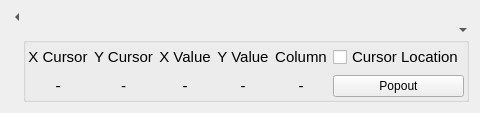
      <widget class="QWidget" name="layoutWidget">
       <layout class="QGridLayout" name="figure_grid" columnstretch="0,0">
        <property name="horizontalSpacing">
         <number>0</number>
        </property>
        <property name="verticalSpacing">
         <number>1</number>
        </property>
        <item row="1" column="1" alignment="Qt::AlignRight">
         <widget class="QToolButton" name="collapse_cursor_button">
          <property name="minimumSize">
           <size>
            <width>12</width>
            <height>12</height>
           </size>
          </property>
          <property name="maximumSize">
           <size>
            <width>12</width>
            <height>12</height>
           </size>
          </property>
          <property name="toolTip">
           <string>Hide cursor panel</string>
          </property>
          <property name="styleSheet">
           <string notr="true">border: none;</string>
          </property>
          <property name="text">
           <string/>
          </property>
          <property name="arrowType">
           <enum>Qt::DownArrow</enum>
          </property>
         </widget>
        </item>
        <item row="2" column="1">
         <widget class="QGroupBox" name="cursor_frame">
          <property name="title">
           <string/>
          </property>
          <layout class="QGridLayout" name="gridLayout_2">
           <property name="leftMargin">
            <number>2</number>
           </property>
           <property name="topMargin">
            <number>2</number>
           </property>
           <property name="rightMargin">
            <number>2</number>
           </property>
           <property name="bottomMargin">
            <number>2</number>
           </property>
           <item row="0" column="3">
            <widget class="QLabel" name="label_12">
             <property name="sizePolicy">
              <sizepolicy hsizetype="Expanding" vsizetype="Preferred">
               <horstretch>1</horstretch>
               <verstretch>0</verstretch>
              </sizepolicy>
             </property>
             <property name="font">
              <font>
               <pointsize>11</pointsize>
              </font>
             </property>
             <property name="text">
              <string>Y Value</string>
             </property>
             <property name="alignment">
              <set>Qt::AlignCenter</set>
             </property>
            </widget>
           </item>
           <item row="1" column="0">
            <widget class="QLabel" name="cursor_x_label">
             <property name="sizePolicy">
              <sizepolicy hsizetype="Expanding" vsizetype="Maximum">
               <horstretch>1</horstretch>
               <verstretch>0</verstretch>
              </sizepolicy>
             </property>
             <property name="font">
              <font>
               <pointsize>11</pointsize>
              </font>
             </property>
             <property name="toolTip">
              <string>Hide file choice panel</string>
             </property>
             <property name="text">
              <string>-</string>
             </property>
             <property name="alignment">
              <set>Qt::AlignCenter</set>
             </property>
            </widget>
           </item>
           <item row="0" column="4">
            <widget class="QLabel" name="label_8">
             <property name="sizePolicy">
              <sizepolicy hsizetype="Expanding" vsizetype="Preferred">
               <horstretch>1</horstretch>
               <verstretch>0</verstretch>
              </sizepolicy>
             </property>
             <property name="font">
              <font>
               <pointsize>11</pointsize>
              </font>
             </property>
             <property name="text">
              <string>Column</string>
             </property>
             <property name="alignment">
              <set>Qt::AlignCenter</set>
             </property>
            </widget>
           </item>
           <item row="0" column="1">
            <widget class="QLabel" name="label_11">
             <property name="sizePolicy">
              <sizepolicy hsizetype="Expanding" vsizetype="Preferred">
               <horstretch>1</horstretch>
               <verstretch>0</verstretch>
              </sizepolicy>
             </property>
             <property name="font">
              <font>
               <pointsize>11</pointsize>
              </font>
             </property>
             <property name="text">
              <string>Y Cursor</string>
             </property>
             <property name="alignment">
              <set>Qt::AlignCenter</set>
             </property>
            </widget>
           </item>
           <item row="0" column="5">
            <widget class="QCheckBox" name="cursor_checkbox">
             <property name="sizePolicy">
              <sizepolicy hsizetype="Fixed" vsizetype="Fixed">
               <horstretch>0</horstretch>
               <verstretch>0</verstretch>
              </sizepolicy>
             </property>
             <property name="font">
              <font>
               <pointsize>11</pointsize>
              </font>
             </property>
             <property name="text">
              <string>Cursor Location</string>
             </property>
            </widget>
           </item>
           <item row="0" column="0">
            <widget class="QLabel" name="label_6">
             <property name="sizePolicy">
              <sizepolicy hsizetype="Expanding" vsizetype="Preferred">
               <horstretch>1</horstretch>
               <verstretch>0</verstretch>
              </sizepolicy>
             </property>
             <property name="font">
              <font>
               <pointsize>11</pointsize>
              </font>
             </property>
             <property name="text">
              <string>X Cursor</string>
             </property>
             <property name="alignment">
              <set>Qt::AlignCenter</set>
             </property>
            </widget>
           </item>
           <item row="1" column="2">
            <widget class="QLabel" name="cursor_wave_label">
             <property name="sizePolicy">
              <sizepolicy hsizetype="Expanding" vsizetype="Maximum">
               <horstretch>1</horstretch>
               <verstretch>0</verstretch>
              </sizepolicy>
             </property>
             <property name="font">
              <font>
               <pointsize>11</pointsize>
              </font>
             </property>
             <property name="text">
              <string>-</string>
             </property>
             <property name="alignment">
              <set>Qt::AlignCenter</set>
             </property>
            </widget>
           </item>
           <item row="0" column="2">
            <widget class="QLabel" name="label_7">
             <property name="sizePolicy">
              <sizepolicy hsizetype="Expanding" vsizetype="Preferred">
               <horstretch>1</horstretch>
               <verstretch>0</verstretch>
              </sizepolicy>
             </property>
             <property name="font">
              <font>
               <pointsize>11</pointsize>
              </font>
             </property>
             <property name="text">
              <string>X Value</string>
             </property>
             <property name="alignment">
              <set>Qt::AlignCenter</set>
             </property>
            </widget>
           </item>
           <item row="1" column="1">
            <widget class="QLabel" name="cursor_y_label">
             <property name="sizePolicy">
              <sizepolicy hsizetype="Expanding" vsizetype="Maximum">
               <horstretch>1</horstretch>
               <verstretch>0</verstretch>
              </sizepolicy>
             </property>
             <property name="font">
              <font>
               <pointsize>11</pointsize>
              </font>
             </property>
             <property name="text">
              <string>-</string>
             </property>
             <property name="alignment">
              <set>Qt::AlignCenter</set>
             </property>
            </widget>
           </item>
           <item row="1" column="4">
            <widget class="QLabel" name="cursor_column_label">
             <property name="sizePolicy">
              <sizepolicy hsizetype="Expanding" vsizetype="Maximum">
               <horstretch>1</horstretch>
               <verstretch>0</verstretch>
              </sizepolicy>
             </property>
             <property name="font">
              <font>
               <pointsize>11</pointsize>
              </font>
             </property>
             <property name="text">
              <string>-</string>
             </property>
             <property name="alignment">
              <set>Qt::AlignCenter</set>
             </property>
            </widget>
           </item>
           <item row="1" column="5">
            <widget class="QPushButton" name="cursor_popout_button">
             <property name="text">
              <string>Popout</string>
             </property>
            </widget>
           </item>
           <item row="1" column="3">
            <widget class="QLabel" name="cursor_flux_label">
             <property name="sizePolicy">
              <sizepolicy hsizetype="Expanding" vsizetype="Maximum">
               <horstretch>1</horstretch>
               <verstretch>0</verstretch>
              </sizepolicy>
             </property>
             <property name="font">
              <font>
               <pointsize>11</pointsize>
              </font>
             </property>
             <property name="text">
              <string>-</string>
             </property>
             <property name="alignment">
              <set>Qt::AlignCenter</set>
             </property>
            </widget>
           </item>
          </layout>
         </widget>
        </item>
        <item row="0" column="0" alignment="Qt::AlignTop">
         <widget class="QToolButton" name="collapse_controls_button">
          <property name="minimumSize">
           <size>
            <width>12</width>
            <height>12</height>
           </size>
          </property>
          <property name="maximumSize">
           <size>
            <width>12</width>
            <height>12</height>
           </size>
          </property>
          <property name="toolTip">
           <string>Hide control panel</string>
          </property>
          <property name="styleSheet">
           <string notr="true">border: none;</string>
          </property>
          <property name="text">
           <string/>
          </property>
          <property name="arrowType">
           <enum>Qt::LeftArrow</enum>
          </property>
         </widget>
        </item>
        <item row="0" column="1">
         <widget class="MplWidget" name="figure_widget" native="true">
          <property name="sizePolicy">
           <sizepolicy hsizetype="Expanding" vsizetype="Expanding">
            <horstretch>0</horstretch>
            <verstretch>0</verstretch>
           </sizepolicy>
          </property>
          <property name="focusPolicy">
           <enum>Qt::StrongFocus</enum>
          </property>
         </widget>
        </item>
       </layout>
      </widget>
